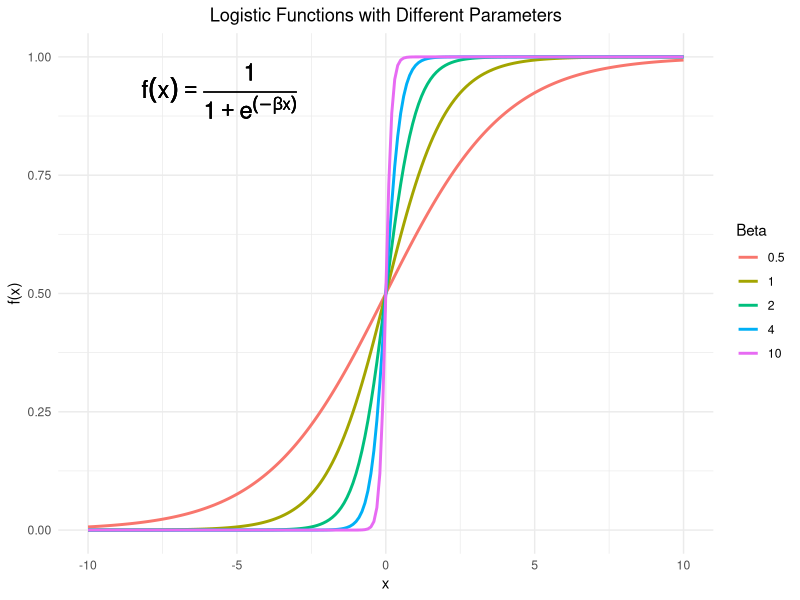

R code for this plot:

# Logistic Function -------------------------------------------------------

# Load the required packges:
library(ggplot2)

# Generate x values:
x <- seq(-10, 10, by = 0.1)

# Create a data frame:
logistic_data <- data.frame(x = rep(x, 5), 
                            beta = rep(c(0.5, 1, 2, 4, 10), each = length(x)))

# Calculate y values for each beta (Logistic Function):
logistic_data$y <- 1 / (1 + exp(-logistic_data$beta * logistic_data$x))

# Plot the logistic functions for different beta values:
ggplot(logistic_data, aes(x = x, y = y, color = factor(beta))) +
  geom_line(size = 1) +
  labs(title = "Logistic Functions with Different Parameters",
       x = "x",
       y = "f(x)",
       color = "Beta") +
  theme_minimal() +
  theme(plot.title = element_text(hjust = 0.5)) +
  annotate("text", x = -3, y = 0.75, label = bquote(f(x) == frac(1, 1 + e^(-beta*x))), color = "black", size = 6, hjust = 1, vjust = -1)
